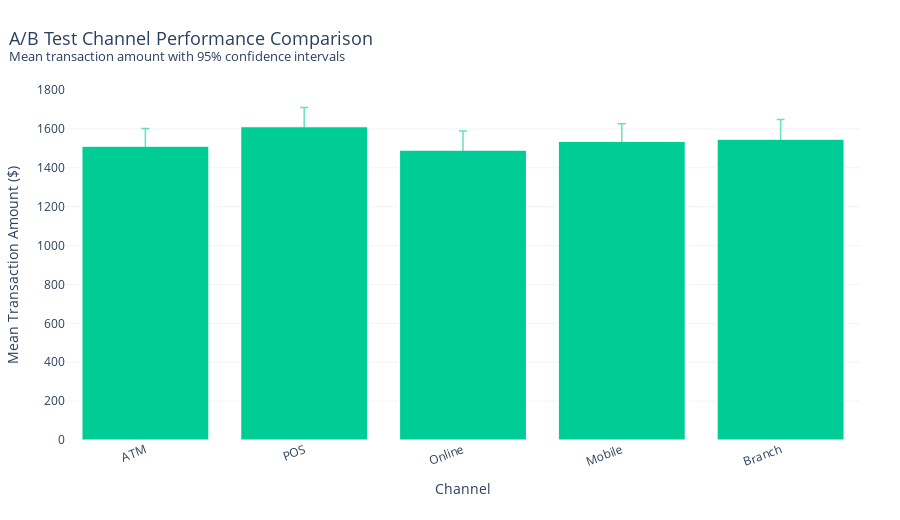

The notebook cell this image was saved under:
### Markdown cell above
### A/B Test Channel Comparision

### Code cell
ab_test_channel_comparison_query = "SELECT * FROM gold.analytics_ab_test_channel_performance ORDER BY sample_size DESC"
ab_test_channel_comparison_df = fetch_data(ab_test_channel_comparison_query)

fig = go.Figure()

fig.add_trace(go.Bar(
    x=ab_test_channel_comparison_df["channel"],
    y=ab_test_channel_comparison_df["mean_transaction_amount"],
    error_y=dict(
        type="data",
        symmetric=False,
        array=ab_test_channel_comparison_df["amount_ci_upper"] - ab_test_channel_comparison_df["mean_transaction_amount"],
        arrayminus=ab_test_channel_comparison_df["mean_transaction_amount"] - ab_test_channel_comparison_df["amount_ci_lower"],
        thickness=1.5,
        width=4,
        color="rgba(0,204,150,0.6)"
    ),
    marker=dict(
        color="#00CC96",
        line=dict(width=1.2, color="white")
    ),
    customdata=ab_test_channel_comparison_df["sample_size"],
    hovertemplate=(
        "<b>%{x}</b><br>"
        "Mean Transaction: <b>$%{y:,.2f}</b><br>"
        "Sample Size: %{customdata:,}"
        "<extra></extra>"
    ),
    name="Mean Transaction Amount"
))

# ---------- Axis Styling ----------
fig.update_xaxes(
    title_text="Channel",
    tickangle=-20,
    showgrid=False
)

fig.update_yaxes(
    title_text="Mean Transaction Amount ($)",
    showgrid=True,
    gridcolor="rgba(0,0,0,0.05)",
    zeroline=False
)

# ---------- Layout ----------
fig.update_layout(
    title=dict(
        text="A/B Test Channel Performance Comparison<br>"
             "<sup>Mean transaction amount with 95% confidence intervals</sup>",
        x=0.01,
        font=dict(size=18)
    ),
    template="plotly_white",
    height=520,
    margin=dict(l=60, r=40, t=90, b=80)
)

fig.show()

### Figure 1 — Plotly figure (JSON) as saved in the notebook; plotly's stock layout.template omitted (floating-point values rounded to 4 significant figures)
{"data": [{"customdata": [561, 553, 545, 533, 522], "error_y": {"array": [91.03, 98.96, 98.0, 90.54, 100.7], "arrayminus": [91.03, 98.96, 98.01, 90.55, 100.7], "color": "rgba(0,204,150,0.6)", "symmetric": false, "thickness": 1.5, "type": "data", "width": 4}, "hovertemplate": "<b>%{x}</b><br>Mean Transaction: <b>$%{y:,.2f}</b><br>Sample Size: %{customdata:,}<extra></extra>", "marker": {"color": "#00CC96", "line": {"color": "white", "width": 1.2}}, "name": "Mean Transaction Amount", "type": "bar", "x": ["ATM", "POS", "Online", "Mobile", "Branch"], "y": [1511.0, 1611.0, 1491.0, 1536.0, 1547.0]}], "layout": {"height": 520, "margin": {"b": 80, "l": 60, "r": 40, "t": 90}, "title": {"font": {"size": 18}, "text": "A/B Test Channel Performance Comparison<br><sup>Mean transaction amount with 95% confidence intervals</sup>", "x": 0.01}, "xaxis": {"showgrid": false, "tickangle": -20, "title": {"text": "Channel"}}, "yaxis": {"gridcolor": "rgba(0,0,0,0.05)", "showgrid": true, "title": {"text": "Mean Transaction Amount ($)"}, "zeroline": false}}}
